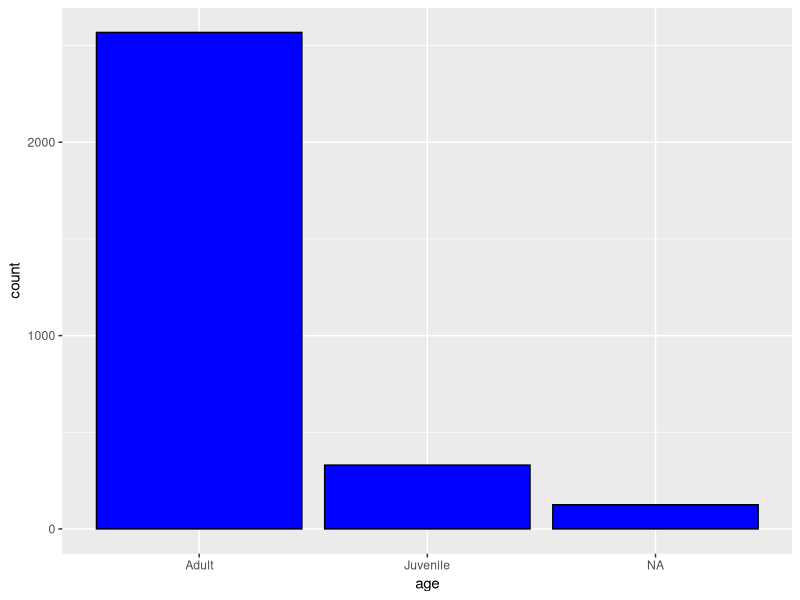

Write the R code that produced this figure. (Note: this script raises an error after producing the figure.)
#########################################################
# idea from:
  # https://www.springboard.com/blog/15-fun-datasets-to-analyze/

# Data Analysis
# New York City Squirrel Census
# 
# Yep, you read that right. A native New Yorker data enthusiast and
# over 300 volunteers counted and observed the squirrels living in 
# the city—all to gather an immense amount of data that can be found here. 
# 
# A skill within data analysis involves asking the right questions, 
# and this dataset can be a great tool to study and come up with questions 
# that can be answered with this squirrel census. 
# Some might include their most frequented bodega trash cans, 
# most popular coat patterns, or where they summer.

#########################################################

#library(readr) ?????????????   XXXXXXXXX Do I need this?
library(ggplot2)
library(dplyr) # I need dplyr to use filter function


nyc_squirrels <- read.csv('nyc_squirrels.csv')

# Change nyc_squirrels$date data type from integer to date:

### change nyc_squirrels$date data type to character
nyc_squirrels$date <- as.character(nyc_squirrels$date)

### define function add_slash: takes the date in format: "10142018" (class Character)
### and returns it in format: "10/14/2018" (class Character) 
add_slash <- function(x){
  day <- substr(x, 3, 4)
  month <- substr(x, 1, 2)
  year <- substr(x, 5, 8)
  
  return <- paste(month, day, year, sep="/")
}

new_date <- apply(nyc_squirrels[,6,drop=F], 1, add_slash)   # >>> nyc_squirrels[,6,drop=F] >>> here 'drop=F' prevents R from changing the dimensions of the object
nyc_squirrels$date <- new_date

### finally, change data type from 'Character' to 'Date'
nyc_squirrels$date <- as.Date(nyc_squirrels$date, "%Y/%m/%d")
class(nyc_squirrels$date) # "Date"

# I create 4 subsets based on category: location, features, behavior and time.
location_df <- subset(nyc_squirrels, select=c('long', 'lat', 'lat_long',
                                              'hectare', 'location', 
                                              'above_ground_sighter_measurement', 
                                              'community_districts', 
                                              'borough_boundaries', 
                                              'city_council_districts', 
                                              'police_precincts')) 
##### I dropped 2 columns: 'specific_location' and zip_codes', 
##### because they have mostly NA values.


features_df <- subset(nyc_squirrels, select=c('age', 
                                              'primary_fur_color', 
                                              'highlight_fur_color', 
                                              'combination_of_primary_and_highlight_color'))
##### I dropped 'color_notes' column because it's not of much use, mostly NA values.


behavior_df <- subset(nyc_squirrels, select=c('running', 'chasing', 'climbing',
                                              'eating', 'foraging', 
                                              'kuks', 'quaas', 'moans', 
                                              'tail_flags', 'tail_twitches', 
                                              'approaches', 'indifferent', 
                                              'runs_from'))
##### I dropped 2 columns, 'other_activities' and 'other_interactions',
##### they are not of much use, mostly NA values.


time_df <- subset(nyc_squirrels, select=c('shift', 'date'))
summary(time_df)  #  AM:1347 - PM:1676









### ToDo: remove NA values and run the summaries again

summary(location_df)

summary(behavior_df)

#########################################################
### I start working with the features_df:

### 1. Check for missing data:
missing_feat <- is.na(features_df)
summary(missing_feat)
# age          primary_fur_color highlight_fur_color
# Mode :logical   Mode :logical     Mode :logical      
# FALSE:2898      FALSE:2968        FALSE:1937         
# TRUE :125       TRUE :55          TRUE :1086         
# combination_of_primary_and_highlight_color
# Mode :logical                             
# FALSE:3023  
### I find missing values in all columns,
### but (at least for now) I choose not to drop anything.

### 2. Descriptive Statistics
summary(features_df)
# age       primary_fur_color      highlight_fur_color
# ?       :   0   Black   : 103     Cinnamon       : 767    
# Adult   :2568   Cinnamon: 392     White          : 585    
# Juvenile: 330   Gray    :2473     Cinnamon, White: 268    
# NA's    : 125   NA's    :  55     Gray           : 170    
#                                   Gray, White    :  59    
#                                   (Other)        :  88    
#                                   NA's           :1086    
#  combination_of_primary_and_highlight_color
#  Gray+               :895                  
#  Gray+Cinnamon       :752                  
#  Gray+White          :489                  
#  Gray+Cinnamon, White:265                  
#  Cinnamon+Gray       :162                  
#  Cinnamon+White      : 94                  
#  (Other)             :366  


### 3. age
# I see that 84% of sighted squirrels where adults and only 10% where juvenile
features_df[features_df == "?" ] <- NA  # change '?' to NA
summary(features_df$age)
# create bar plot to show age frequencies:
ggplot(data=features_df, aes(x=age)) + geom_bar(color="black", fill="blue")

### 4. coat colors

df[!is.na(df$B), ]

##### drop NA values from features_df$primary_fur_color:
features_df_fur_na <- features_df %>% filter(!is.na(primary_fur_color))
### plot primary_fur_color frequencies
p <- ggplot(data=features_df_fur_na, aes(x=primary_fur_color, fill=primary_fur_color)) + 
  geom_bar() + 
  scale_fill_manual(values=c("#000000", "#D2691E", "#808080")) + 
  labs(x="Primary Fur Color", y="Count") +
  theme(legend.position="none")        # + labs(fill = "Primary Fur Color")
  
p


# black=#000000
# cinnamon=#D2691E
# gray=#808080

  





### ToDo: remove NA values
ggplot(data=features_df, aes(x=highlight_fur_color)) + geom_bar(color="black", fill="grey") # rearrange variables, change colors
ggplot(data=features_df, aes(x=primary_fur_color)) + geom_bar(color="black", fill="beige")

ggplot(data=behavior_df, aes(x=age)) + geom_bar(color="black", fill="blue")

behavior_freq <- summary(behavior_df)
behavior_freq

# plot:
#   bar plot:
#     coat colors (bar=color)
#     most frequent sightings
#     different behaviors <<<<<<<<<< I'm HERE
#   histogram:
#     age
#   heatmap:
#     behavior (avoid/approach) vs age


# time:
#   # change date format
#   # binning >>> spring, summer, fall, winter
#   # am/pm + 4 seasons >>>
#   # at what time where the squirrels more frequently sighted? did it depend on the season?


# location:
#   # where were the squirrels most frequently sighted?:
#     # park/city - am most frequent location/pm most frequent location
#     # does it depend on the season? on the time of day?
#     # what behaviors are associated with the different locations?:
#       # kuks + etc vs location
#       # approach/avoid humans vs location
#       # above ground vs location


# features:
#   # what coat + highlight is the most frequent? what species is that?
#   # is there a correlation between age and fur color sighted?
#   # for color and location >>> is it correlated? i.e., are cinnamon squirrels more
#   # frequently seen in the park and grey squirrels in the city or viceversa or
#   # is it unrelated? >>> that would mean different behaviors would be associated
#   # with the species
#   # fur color vs behavior >>> heatmap
#   # age vs behavior >>> heatmap


# behavior:
#   # which behaviors were recorded? which ones were more frequent? when? (am/pm - month)
#   # behavior vs city/park
#   # where do the squirrels eat? can I find that in this dataset?
  
  
  
  
  












